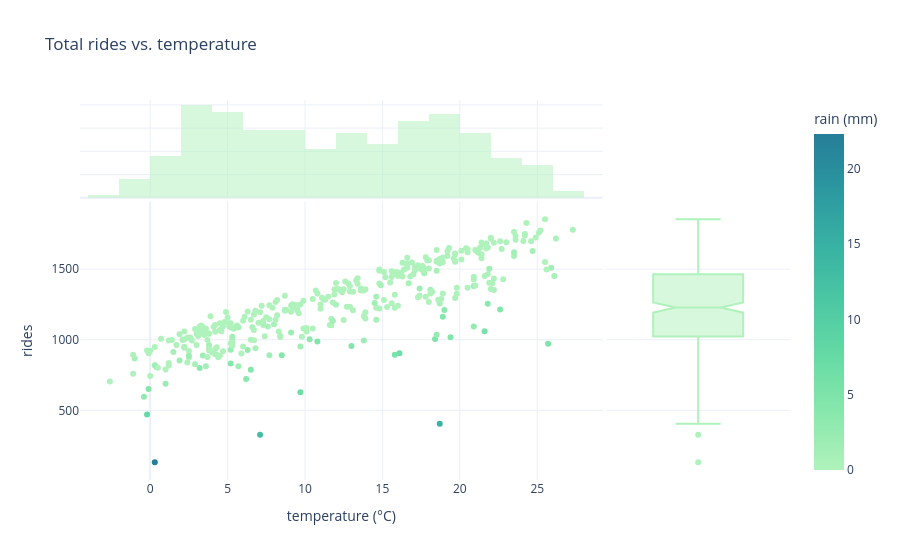

The notebook cell saved with this chart:
### Code cell
daily = df.groupby("date", as_index=False).agg(
    rides=("rides", "sum"), temp_c=("temp_c", "first"), rain_mm=("rain_mm", "first"))
fig = px.scatter(daily, x="temp_c", y="rides", color="rain_mm", color_continuous_scale=px.colors.sequential.Tealgrn,
                 marginal_x="histogram", marginal_y="box",
                 title="Total rides vs. temperature",
                 labels={"temp_c": "temperature (°C)", "rain_mm": "rain (mm)"})
fig.show()

### Figure 1 — Plotly figure (JSON) as saved in the notebook; plotly's stock layout.template omitted (floating-point values rounded to 4 significant figures; data arrays with more than 128 entries replaced by an {"elided": "..."} marker saying what was removed)
{"data": [{"hovertemplate": "temperature (°C)=%{x}<br>rides=%{y}<br>rain (mm)=%{marker.color}<extra></extra>", "legendgroup": "", "marker": {"color": {"elided": "365 float values"}, "coloraxis": "coloraxis", "symbol": "circle"}, "mode": "markers", "name": "", "orientation": "v", "showlegend": false, "type": "scatter", "x": {"elided": "365 float values"}, "xaxis": "x", "y": {"elided": "365 int values"}, "yaxis": "y"}, {"bingroup": "x", "hovertemplate": "temperature (°C)=%{x}<br>count=%{y}<extra></extra>", "legendgroup": "", "marker": {"color": "rgb(176, 242, 188)"}, "name": "", "opacity": 0.5, "showlegend": false, "type": "histogram", "x": {"elided": "365 float values"}, "xaxis": "x3", "yaxis": "y3"}, {"hovertemplate": "rides=%{y}<extra></extra>", "legendgroup": "", "marker": {"color": "rgb(176, 242, 188)", "symbol": "circle"}, "name": "", "notched": true, "showlegend": false, "type": "box", "xaxis": "x2", "y": {"elided": "365 int values"}, "yaxis": "y2"}], "layout": {"barmode": "overlay", "coloraxis": {"autocolorscale": false, "colorbar": {"title": {"text": "rain (mm)"}}, "colorscale": [[0.0, "rgb(176, 242, 188)"], [0.1667, "rgb(137, 232, 172)"], [0.3333, "rgb(103, 219, 165)"], [0.5, "rgb(76, 200, 163)"], [0.6667, "rgb(56, 178, 163)"], [0.8333, "rgb(44, 152, 160)"], [1.0, "rgb(37, 125, 152)"]]}, "legend": {"tracegroupgap": 0}, "title": {"text": "Total rides vs. temperature"}, "xaxis": {"anchor": "y", "domain": [0.0, 0.7363], "title": {"text": "temperature (°C)"}}, "xaxis2": {"anchor": "y2", "domain": [0.7413, 1.0], "matches": "x2", "showgrid": false, "showline": false, "showticklabels": false, "ticks": ""}, "xaxis3": {"anchor": "y3", "domain": [0.0, 0.7363], "matches": "x", "showgrid": true, "showticklabels": false}, "xaxis4": {"anchor": "y4", "domain": [0.7413, 1.0], "matches": "x2", "showgrid": false, "showline": false, "showticklabels": false, "ticks": ""}, "yaxis": {"anchor": "x", "domain": [0.0, 0.7326], "title": {"text": "rides"}}, "yaxis2": {"anchor": "x2", "domain": [0.0, 0.7326], "matches": "y", "showgrid": true, "showticklabels": false}, "yaxis3": {"anchor": "x3", "domain": [0.7426, 1.0], "matches": "y3", "showgrid": true, "showline": false, "showticklabels": false, "ticks": ""}, "yaxis4": {"anchor": "x4", "domain": [0.7426, 1.0], "matches": "y3", "showgrid": true, "showline": false, "showticklabels": false, "ticks": ""}}}
